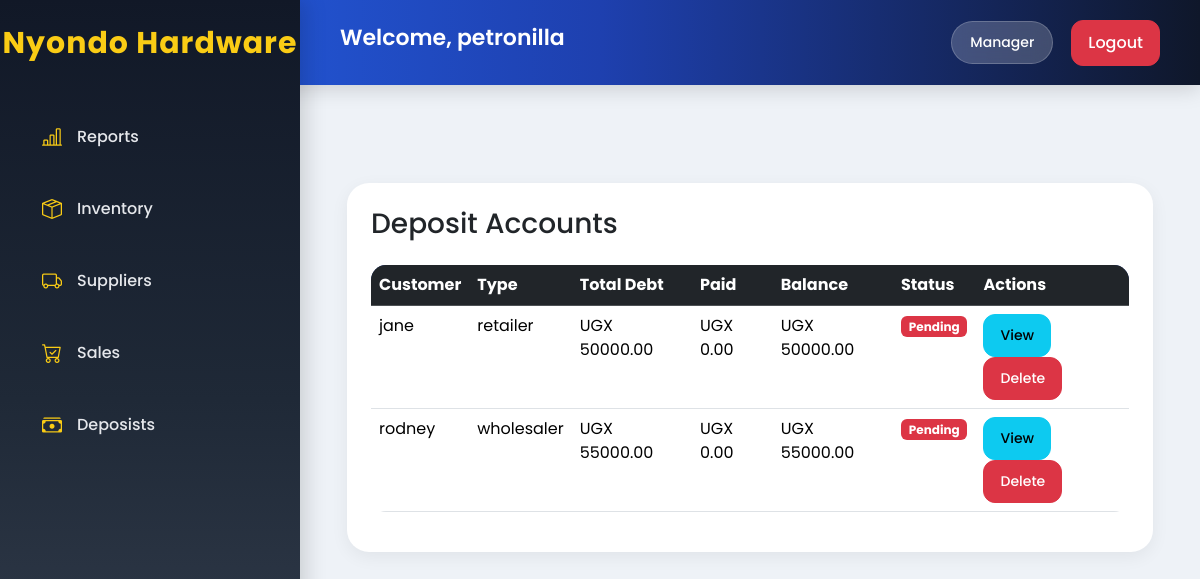
/deposists/ (signed in), run on the app's committed database.
### account/models.py (models this page shows, shortened)
class CustomUser(AbstractUser):
    ROLE_CHOICES = (
        ('manager', 'Manager'),
        ('stock', 'Stock Personnel'),
        ('sales', 'Sales Personnel'),
    )
    role = models.CharField(max_length=20, choices=ROLE_CHOICES, default='sales')
    nin = models.CharField(max_length=14, unique=True, blank=True, null=True)
    phone_number = models.CharField(max_length=15, unique=True, validators=[RegexValidator(regex=r'^(07|03)\d{8}$', message="Enter a valid Ugandan phone number (07XXXXXXXX or 03XXXXXXXX)")
        ],
        blank=True,
        null=True
    )
    is_active = models.BooleanField(default=True)
    created_at = models.DateTimeField( auto_now_add=True)
    updated_at = models.DateTimeField(auto_now=True)

### deposists/models.py (models this page shows, shortened)
class Deposit(models.Model):
    STATUS = (
        ('pending', 'Pending'),
        ('paid', 'Paid'),
    )
    customer = models.ForeignKey(Customer, on_delete=models.CASCADE, related_name='deposits')
    sale = models.OneToOneField(Sale, on_delete=models.CASCADE, related_name='deposit')
    total_amount = models.DecimalField(max_digits=12, decimal_places=2)
    amount_paid = models.DecimalField(max_digits=12, decimal_places=2, default=0)
    balance = models.DecimalField(max_digits=12, decimal_places=2)
    status = models.CharField(max_length=10, choices=STATUS, default='pending')
    first_payment_date = models.DateTimeField(auto_now_add=True)
    created_at = models.DateTimeField(auto_now_add=True)

### sales/models.py (models this page shows, shortened)
class Customer(models.Model):
    CUSTOMER_TYPES = (
        ('walk_in', 'Walk In'),
        ('retailer', 'Retailer'),
        ('wholesaler', 'Wholesaler'),
    )
    name = models.CharField(max_length=255)
    customer_type = models.CharField(max_length=20, choices=CUSTOMER_TYPES)
    phone = models.CharField(max_length=20, blank=True, null=True)
    location = models.CharField(max_length=255)
    distance_km = models.DecimalField(max_digits=10, decimal_places=2, default=0)
    created_at = models.DateTimeField(auto_now_add=True)

### deposists/views.py (the view)
# urls.py: path('',views.deposit_list, name='deposit_list'),
def deposit_list(request):
    deposits = Deposit.objects.all().order_by('-created_at')
    return render(request, 'deposit_list.html', {'deposits': deposits})

### deposists/templates/deposit_list.html
{% extends 'base.html' %}
{% block content %}
<div class="container mt-4">
    <div class="card p-4">
        <div class="d-flex justify-content-between mb-3">
            <h3>Deposit Accounts</h3>
        </div>
        <table class="table table-hover">
            <thead class="table-dark">
                <tr>
                    <th>Customer</th>
                    <th>Type</th>
                    <th>Total Debt</th>
                    <th>Paid</th>
                    <th>Balance</th>
                    <th>Status</th>
                    <th>Actions</th>
                </tr>
            </thead>
            <tbody>
                {% for deposit in deposits %}
                <tr>
                    <td>{{ deposit.customer.name }}</td>
                    <td>
                        {{ deposit.customer.customer_type }}
                    </td>
                    <td>
                        UGX {{ deposit.total_amount }}
                    </td>
                    <td>
                        UGX {{ deposit.amount_paid }}
                    </td>
                    <td>
                        UGX {{ deposit.balance }}
                    </td>
                    <td>
                        {% if deposit.status == 'paid' %}
                            <span class="badge bg-success">
                                Paid
                            </span>
                        {% else %}
                            <span class="badge bg-danger">
                                Pending
                            </span>
                        {% endif %}
                    </td>
                    <td>
                        <a
                            href="{% url 'deposit_detail' deposit.id %}"
                            class="btn btn-info btn-sm">
                            View
                        </a>
                        <a
                            href="{% url 'delete_deposit' deposit.id %}"
                            class="btn btn-danger btn-sm">
                            Delete
                        </a>
                    </td>
                </tr>
                {% empty %}
                <tr>
                    <td colspan="7" class="text-center text-muted py-4">
                        No deposit accounts from database
                    </td>
                </tr>               {% endfor %}
            </tbody>
        </table>
    </div>
</div>
{% endblock %}

### nyondo_stock_project/templates/base.html (shortened to what this page needs)
{% load static %}
<!DOCTYPE html>
<html lang="en">
<head>
    <link
        href="https://cdn.jsdelivr.net/npm/bootstrap@5.3.3/dist/css/bootstrap.min.css"
        rel="stylesheet"
    >
    <link
        rel="stylesheet"
        href="https://cdn.jsdelivr.net/npm/bootstrap-icons@1.11.3/font/bootstrap-icons.min.css"
    >
  <link rel="stylesheet" href="{% static 'styles.css' %}">
</head>
<body>
{% if user.is_authenticated %}
<div class="sidebar">
        <h2>
        Nyondo Hardware
      </h2>
    {% if user.role == "manager" %}
    <a href="/reports/">
        <i class="bi bi-bar-chart-line"></i>
        <span>Reports</span>
    </a>
    {% endif %}
    {% if user.role == "manager" or user.role == "stock" %}
    <a href="/inventory/">
        <i class="bi bi-box-seam"></i>
        <span>Inventory</span>
    </a>
    <a href="/suppliers/">
        <i class="bi bi-truck"></i>
        <span>Suppliers</span>
    </a>
    {% endif %}
    {% if user.role == "manager" or user.role == "sales" %}
    <a href="{% url 'sales_list' %}">
        <i class="bi bi-cart-check"></i>
        <span>Sales</span>
    </a>
    <a href="/deposists/">
        <i class="bi bi-cash-stack"></i>
        <span>Deposists</span>
    </a>
    {% endif %}
</div>
<div class="topbar">
    <h4>
        Welcome,
        {{ user.username }}
    </h4>
    <div class="user-info">
        <span class="role-badge">
            {{ user.role|title }}
        </span>
       <form method="POST" action="{% url 'logout' %}">
    <button type="submit" class="btn btn-danger">
        Logout
    </button>
</form>
    </div>
</div>
{% endif %}
<div class="content">
    {% block content %}
    {% endblock %}
</div>
</body>
</html>

### nyondo_stock_project/static/styles.css (style rules this page uses)
* { margin: 0; padding: 0; box-sizing: border-box; }
body { font-family: 'Poppins', sans-serif; background: #eef2f7; overflow-x: hidden; }
.sidebar { position: fixed; top: 0; left: 0; width: 300px; height: 100vh; background: linear-gradient( 180deg, #111827, #1f2937, #374151 ); color: white; padding-top: 25px; box-shadow: 6px 0 20px rgba(0,0,0,0.15); z-index: 1000; }
.sidebar h2 { text-align: center; font-size: 30px; font-weight: 700; margin-bottom: 45px; color: #facc15; letter-spacing: 1px; }
.sidebar a { display: flex; align-items: center; gap: 15px; padding: 16px 28px; color: #e5e7eb; text-decoration: none; font-size: 16px; font-weight: 500; transition: 0.3s ease; margin: 10px 14px; border-radius: 16px; }
.sidebar i { font-size: 20px; color: #facc15; }
.topbar { position: fixed; top: 0; left: 0; width: 100%; height: 85px; background: linear-gradient( 90deg, #2563eb, #1e40af, #0f172a ); display: flex; justify-content: space-between; align-items: center; padding-left: 340px; padding-right: 40px; box-shadow: 0 4px 20px rgba(0,0,0,0.15); z-index: 900; }
.topbar h4 { font-weight: 600; color: white; font-size: 22px; }
.user-info { display: flex; align-items: center; gap: 18px; }
.role-badge { background: rgba(255,255,255,0.2); backdrop-filter: blur(10px); color: white; padding: 10px 18px; border-radius: 30px; font-size: 14px; font-weight: 500; border: 1px solid rgba(255,255,255,0.2); }
.content { margin-left: 300px; margin-top: 100px; padding: 35px; }
.card { border: none; border-radius: 22px; background: white; box-shadow: 0 5px 18px rgba(0,0,0,0.06); transition: 0.3s ease; }
.table { border-radius: 15px; overflow: hidden; background: white; }
thead { background: #1e3a8a; color: white; }
.btn { border-radius: 12px; font-weight: 500; padding: 10px 16px; }

### data on the page
CustomUser: username "petronilla", role "Manager"
Deposit: customer.name "jane", customer.customer_type "retailer", total_amount "50000.00", amount_paid "0.00", balance "50000.00", status "Pending"
Deposit: customer.name "rodney", customer.customer_type "wholesaler", total_amount "55000.00", amount_paid "0.00", balance "55000.00", status "Pending"
